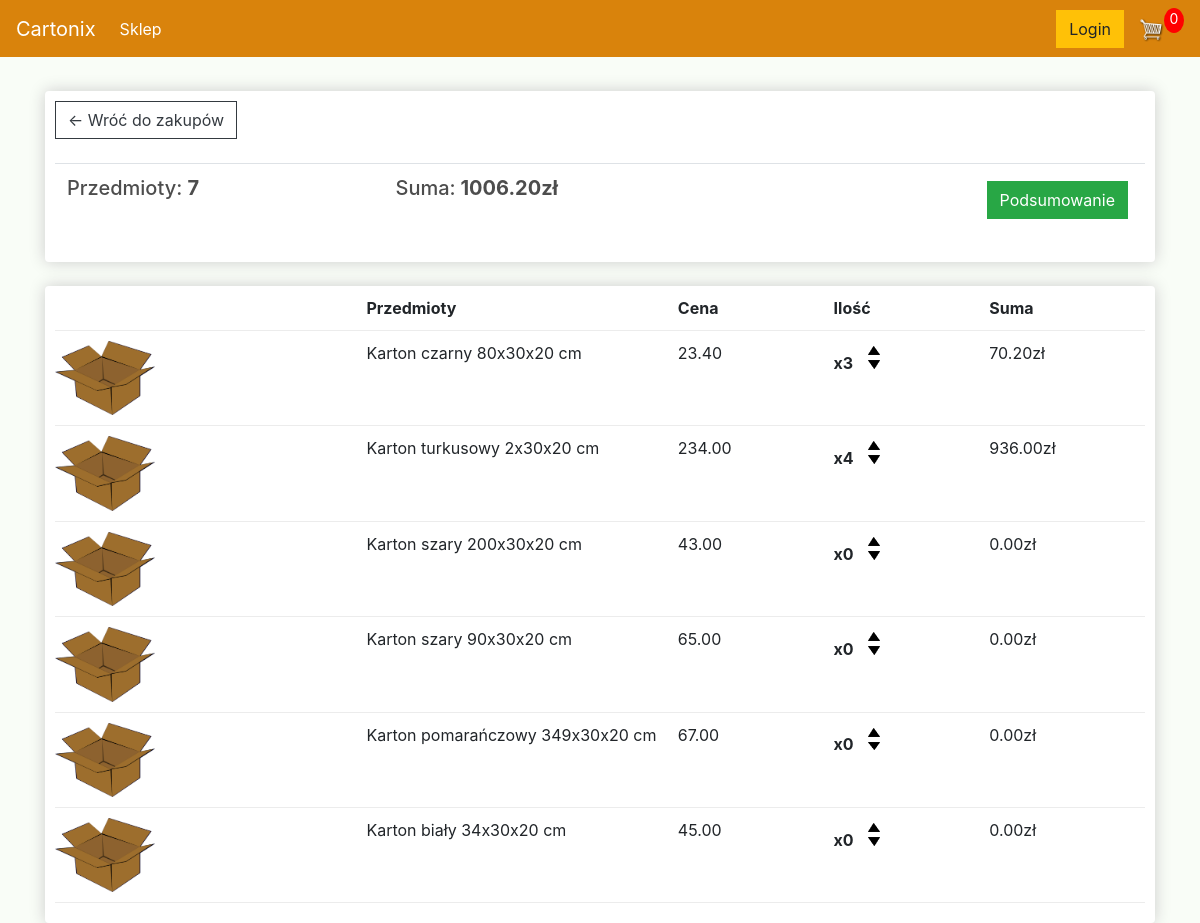
The app's page /cart/ (signed in) with its own data.
### cartoon_shoop/models.py (models this page shows, shortened)
class Order(models.Model):
    customer = models.ForeignKey(Customer, on_delete=models.SET_NULL, null=True)
    date_ordered = models.DateTimeField(auto_now_add=True, null=True)
    complete = models.BooleanField(default=False, null=True)
    transation_id = models.CharField(max_length=1000, null=True)
    @property
    def get_cart_total_price(self):
        orderitem = self.orderitem_set.all()
        total = sum([item_total.get_total for item_total in orderitem])
        return total
    @property
    def get_total_all_items(self):
        all_items = self.orderitem_set.all()
        total2 = sum([total.quantity for total in all_items])
        return total2

class OrderItem(models.Model):
    order = models.ForeignKey(Order, on_delete=models.SET_NULL, null=True)
    product = models.ForeignKey(Product, on_delete=models.SET_NULL, null = True)
    quantity = models.IntegerField(default=0, null=True)
    date_added = models.DateTimeField(auto_now_add=True, null=True)
    @property
    def get_total(self):
        total = self.product.price * self.quantity
        return total

class Product(models.Model):
    name = models.CharField(max_length=1000, null=True)
    price = models.FloatField()
    digital = models.BooleanField(default=False, null=True)
    image = models.ImageField(null = True)
    @property
    def imageURL(self):
        try:
            url = self.image.url
        except:
            url = ''
        return url

### cartoon_shoop/views.py (the view)
# urls.py: path('cart/', views.cart, name="cart"),
def cart(request):
	if request.user.is_authenticated:
		customer = request.user.customer
		order, created =Order.objects.get_or_create(customer=customer, complete=False)
		items = order.orderitem_set.all()
	else:
		items =[]
		order = []
	context = {'items': items, 'order': order}
	return render(request, 'cartoon_shoop/cart.html', context)

### cartoon_shoop/templates/cartoon_shoop/cart.html
{% extends 'cartoon_shoop/main.html' %}
{% load static %}
{% block content %}
	<div class="row">
		<div class="col-lg-12">
			<div class="box-element">
				<a  class="btn btn-outline-dark" href="{% url 'store' %}">&#x2190; Wróć do zakupów</a>
				<br>
				<br>
				<table class="table">
					<tr>
						<th><h5>Przedmioty: <strong>{{order.get_total_all_items}}</strong></h5></th>
						<th><h5>Suma:<strong> {{order.get_cart_total_price|floatformat:2}}zł</strong></h5></th>
						<th>
							<a  style="float:right; margin:5px;" class="btn btn-success" href="{% url 'checkout' %}">Podsumowanie</a>
						</th>
					</tr>
				</table>
			</div>
			<br>
			<div class="box-element">
				<div class="cart-row">
					<div style="flex:2"></div>
					<div style="flex:2"><strong>Przedmioty</strong></div>
					<div style="flex:1"><strong>Cena</strong></div>
					<div style="flex:1"><strong>Ilość</strong></div>
					<div style="flex:1"><strong>Suma</strong></div>
				</div>
				{% for item in items%}
				<div class="cart-row">
					<div style="flex:2"><img class="row-image" src="{{item.product.imageURL}}"></div>
					<div style="flex:2"><p>{{item.product.name}}</p></div>
					<div style="flex:1"><p>{{item.product.price|floatformat:2}}</p></div>
					<div style="flex:1">
						<p class="quantity">x{{item.quantity}}</p>
						<div class="quantity">
							<img class="chg-quantity" src="{% static  'images/arrow_up.png' %}">
							<img class="chg-quantity" src="{% static  'images/arrow_down.png' %}">
						</div>
					</div>
					<div style="flex:1"><p>{{item.get_total|floatformat:2}}zł</p></div>
				</div>
				{% endfor %}
			</div>
		</div>
	</div>
{% endblock content %}

### static/css/main.css (style rules this page uses)
body { background-color: hsl(98, 56%, 98%); }
h1,h2,h3,h4,h5,h6 { color:hsl(0, 0%, 30%); }
.box-element { box-shadow:hsl(0, 0%, 80%) 0 0 16px; background-color: #fff; border-radius: 4px; padding: 10px; }
.col-lg-4, .col-lg-6, .col-lg-8, .col-lg-12 { margin-top: 10px; }
.btn { border-radius: 0; }
.row-image { width: 100px; }
.cart-row { display: flex; align-items: flex-stretch; padding-bottom: 10px; margin-bottom: 10px; border-bottom: 1px solid #ececec; }
.quantity { display: inline-block; font-weight: 700; padding-right:10px; }
.chg-quantity { width: 12px; cursor: pointer; display: block; margin-top: 5px; transition:.1s; }

### records on screen
Order: get_total_all_items "7", get_cart_total_price "1006.20"
OrderItem: product.imageURL (picture), product.name "Karton czarny 80x30x20 cm", product.price "23.40", quantity "3", get_total "70.20"
OrderItem: product.imageURL (picture), product.name "Karton turkusowy 2x30x20 cm", product.price "234.00", quantity "4", get_total "936.00"
OrderItem: product.imageURL (picture), product.name "Karton szary 200x30x20 cm", product.price "43.00", quantity "0", get_total "0.00"
OrderItem: product.imageURL (picture), product.name "Karton szary 90x30x20 cm", product.price "65.00", quantity "0", get_total "0.00"
OrderItem: product.imageURL (picture), product.name "Karton pomarańczowy 349x30x20 cm", product.price "67.00", quantity "0", get_total "0.00"
OrderItem: product.imageURL (picture), product.name "Karton biały 34x30x20 cm", product.price "45.00", quantity "0", get_total "0.00"
